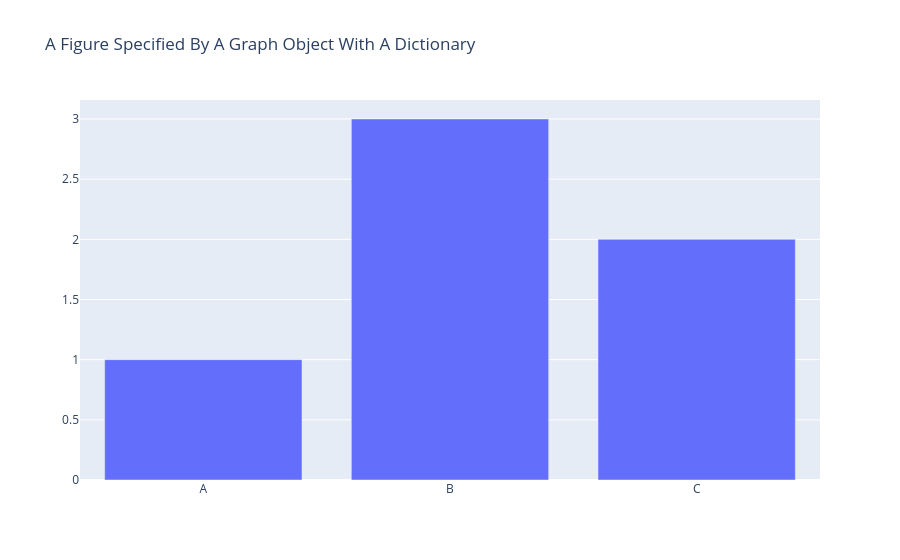

This figure's notebook cell:
### Code cell
dict_of_fig = dict({
    "data":[{
        "type":"bar",
        "x":["A","B","C"],
        "y":[1,3,2]
    }],
    "layout":{
        "title":{"text": "A Figure Specified By A Graph Object With A Dictionary"}
    }
})

fig = go.Figure(dict_of_fig)
fig.show()

### Figure 1 — Plotly figure (JSON) as saved in the notebook; plotly's stock layout.template omitted (floating-point values rounded to 4 significant figures)
{"data": [{"type": "bar", "x": ["A", "B", "C"], "y": [1, 3, 2]}], "layout": {"title": {"text": "A Figure Specified By A Graph Object With A Dictionary"}}}
